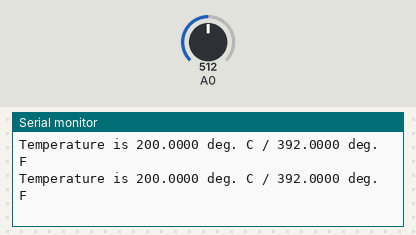
Recording of a sketch running on a simulated Arduino Uno, built with avr-gcc and run on an emulated ATmega328P. Shown: the last lines printed to the serial monitor. The inputs (shaded band) are chosen by the test bench; at power-on: A0 = 512.

Above: at 1.2 s.
1.3 s: A0 set to 320
At 1.33 s:
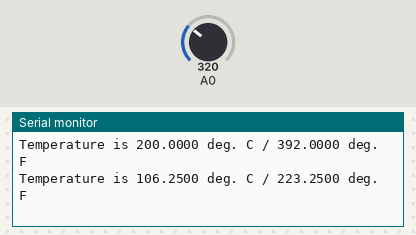
4.3 s: A0 set to 292
At 4.38 s:
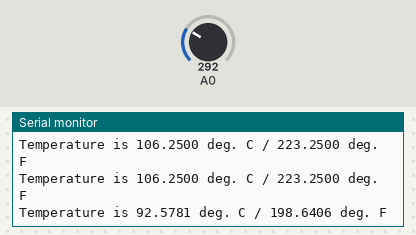
Timing chart, 0 to 7.3 s (numbered marks = the images above; inputs shaded):
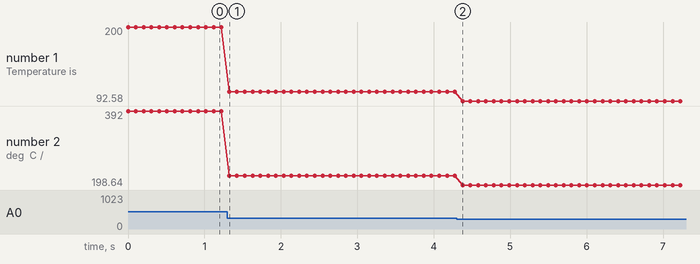

Measured:
- after the input at 1.3 s, the serial monitor: prints a new line at once (image 1)
- after the input at 4.3 s, the serial monitor: prints a new line after 0.08 s (image 2)
- plotted number 1: 200 → 106.25 after the input at 1.3 s, 106.25 → 92.58 after the input at 4.3 s
- plotted number 2: 392 → 223.25 after the input at 1.3 s, 223.25 → 198.64 after the input at 4.3 s

The sketch:

sketch_jul19a.ino
```cpp
//датчик и порт

#define del 100

float celsius = 0;
float fahrenheit = 0;

void setup()
{
  Serial.begin(9600);
}

void findTemps()
{
  float voltage = 0;
  float sensor = 0;

  sensor = analogRead(0);
  voltage = (sensor*5000)/1024;
  voltage = voltage - 500;
  celsius = voltage / 10;
  fahrenheit = celsius * 1.8 + 32;

}

void displayTemps()
{
  Serial.print("Temperature is ");
  Serial.print(celsius, 4);
  Serial.print(" deg. C / ");
  Serial.print(fahrenheit, 4);
  Serial.println(" deg. F");
}

void loop()
{
  findTemps();
  displayTemps();
  delay(del);
}
```
